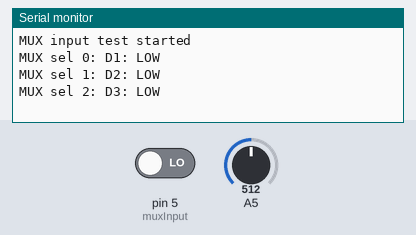
Bench run of a sketch on a simulated Arduino Uno, built with avr-gcc and run on an emulated ATmega328P. On the bench: the last lines printed to the serial monitor. The test bench sets the inputs (shaded band); at power-on: pin 5 (muxInput) LOW, A5 = 512.

Above: at 4.2 s.
4.3 s: pin 5 (muxInput) driven HIGH
At 6.4 s:
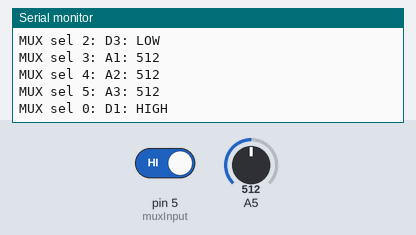
6.5 s: A5 set to 716
At 7.9 s:
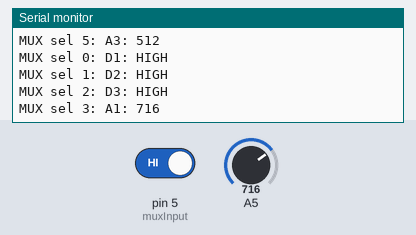
8.0 s: A5 set to 900
At 8.5 s:
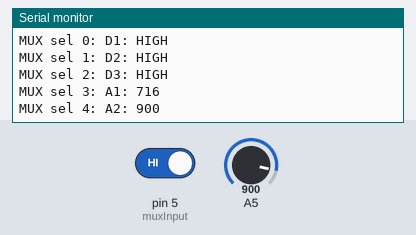
Timing chart, 0 to 11.0 s (numbered marks = the images above; inputs shaded):
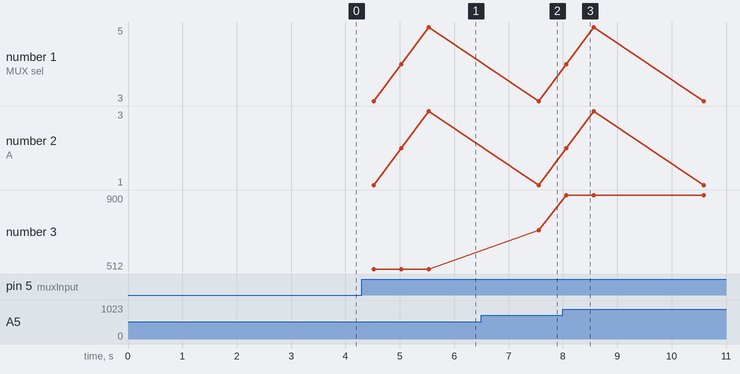

The sketch:

INPUT_DIGITAL_ANALOG_test.ino
```cpp
const int muxSelectPins[] = {1, 8, 11};
const int muxInput = 5;

void setup() {
  Serial.begin(115200);
  delay(3000);

  for (int i = 0; i < 3; i++)
    pinMode(muxSelectPins[i], OUTPUT);
  pinMode(muxInput, INPUT);

  Serial.println("MUX input test started");
}

void loop() {
  for (int i = 0; i < 6; i++) {
    digitalWrite(muxSelectPins[0], bitRead(i, 0));
    digitalWrite(muxSelectPins[1], bitRead(i, 1));
    digitalWrite(muxSelectPins[2], bitRead(i, 2));
    delay(5);

    Serial.print("MUX sel ");
    Serial.print(i);
    Serial.print(": ");

    if (i <= 2) {
      int val = digitalRead(muxInput);
      Serial.print("D");
      Serial.print(i + 1);
      Serial.print(": ");
      Serial.println(val ? "HIGH" : "LOW");
    } else {
      int val = analogRead(muxInput);
      Serial.print("A");
      Serial.print(i - 2);
      Serial.print(": ");
      Serial.println(val);
    }

    delay(500);
  }
}
```

Measured:
- after the input at 4.3 s, the serial monitor: prints a new line after 1.7 s (image 1)
- after the input at 6.5 s, the serial monitor: prints a new line after 1.1 s (image 2)
- after the input at 8.0 s, the serial monitor: prints a new line after 0.06 s (image 3)
- plotted number 3: 512 → 716 after the input at 6.5 s, 716 → 900 after the input at 8.0 s
